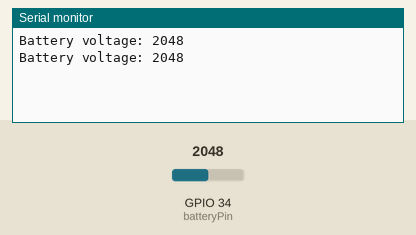
The sketch below on a simulated ESP32. On the bench: the last lines printed to the serial monitor. The test bench sets the inputs (shaded band); at power-on: GPIO 34 (batteryPin) = 2048.

Above: at 1.8 s.
1.9 s: GPIO 34 (batteryPin) set to 2866
At 2.8 s:
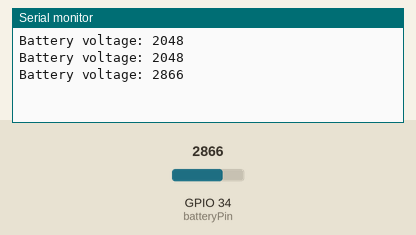
3.4 s: GPIO 34 (batteryPin) set to 3603
At 4.8 s:
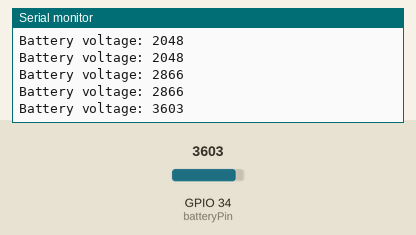
Timing chart, 0 to 6.4 s (numbered marks = the images above; inputs shaded):
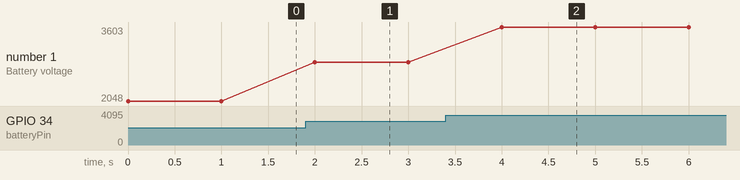

The sketch:

BatteryChargeTest.ino
```cpp
const int batteryPin = 34;

void setup() {
  // put your setup code here, to run once:
  pinMode(batteryPin, INPUT);
  Serial.begin(115200);
}

void loop() {
  // put your main code here, to run repeatedly:
  Serial.println("Battery voltage: " + String(analogRead(batteryPin)));
  delay(1000);
}
```

Measured:
- after the input at 1.9 s, the serial monitor: prints a new line after 0.10 s (image 1)
- after the input at 3.4 s, the serial monitor: prints a new line after 0.60 s (image 2)
- plotted number 1: 2048 → 2866 after the input at 1.9 s, 2866 → 3603 after the input at 3.4 s
